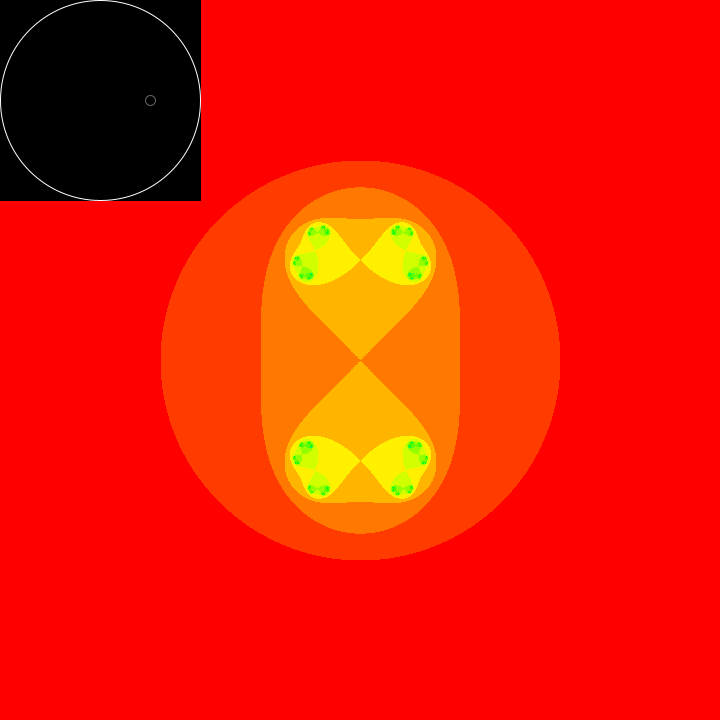
Frame 1 (no input)
Frame 60 (the mouse pressed at the canvas centre just before this capture): identical to frame 1, image omitted
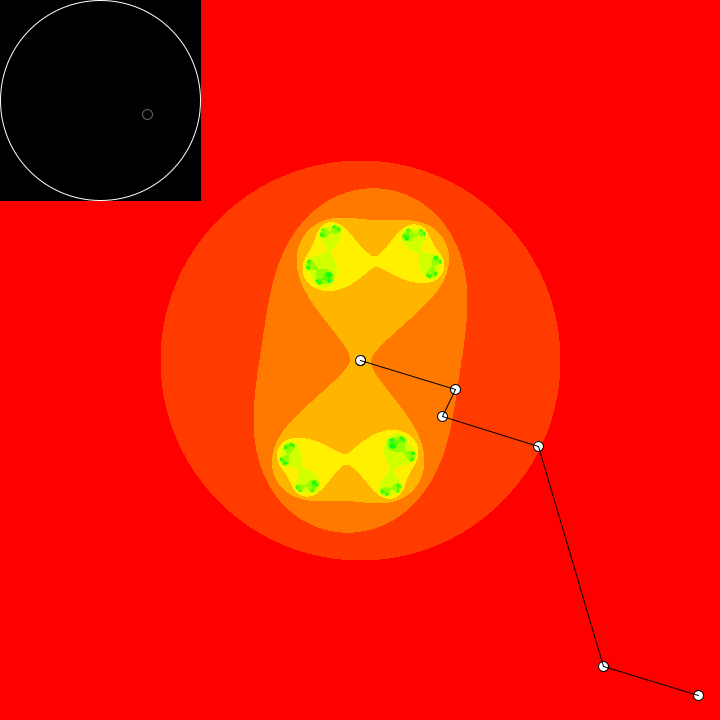
Frame 120 (the mouse held since frame 60 and released just before this capture)

The Processing sketch that drew these frames (run headless with seeded random() and noise(); from frame 60 on, the mouse is pressed at the canvas centre):

// Processing sketch: julia_set
// ── julia_set.pde
int x,y;float t,k=360;
float s=100;
float scale=100;
float X=0;
float Y=0;
void setup(){
 size(720,720);
 colorMode(HSB);
}
float cx=-1;
float cy=2;
  float closestX=0;
  float closestY=0;
void draw(){
  if(mousePressed){
    t+=.005;
  }
     
 cx=cos(t);
 cy=sin(t);
 if(keyPressed){
   if(key=='.'){
     scale*=1.04;
   }else if(key==','){
     scale/=1.04;
   }
   float speed= 0.08*100/scale;
   if(keyCode==UP){
     Y-=speed;
   }
   if(keyCode==DOWN){
     Y+=speed;
   }
   if(keyCode==LEFT){
     X-=speed;
   }
   if(keyCode==RIGHT){
     X+=speed;
   }
 }
  //scale+=10;
  loadPixels();
  float dist=10;
  for(y=0;y<720;y++){
    for(x=0;x<720;x++){
      float ys=(y-k)/scale+Y;
      float xs=(x-k)/scale+X;
      int count=0;
      while((dist(xs,ys,0,0)<2)&&(count<30)){
        float s=xs;
        xs=xs*xs-ys*ys+cx;
        ys=2*s*ys+cy;
        count++;
      }
      
      
      if(count>10){
        float d=dist(0,0,(x-k)/s,(y-k)/s);
        if(d<dist){
          dist=d;
          closestX=(x-k)/s+X;
          closestY=(y-k)/s+Y;
        }
      }
      pixels[y*720+x]=color(count*10,255,255);
    }
  }
  println(dist+" "+X+" "+Y+" "+closestX+" "+closestY);
  //X=closestX;  
  //Y=closestY;
  fill(255);
  stroke(0);
  updatePixels();
    float ys=(mouseY-k)/scale+Y;
    float xs=(mouseX-k)/scale+X;
    float nextx=xs;
    float nexty=ys;
    int count=0;
    ellipse((xs-X)*scale+k,(ys-Y)*scale+k,10,10);
    while((dist(xs,ys,0,0)<2)&&(count<30)){
      
      float s=xs;
      xs=xs*xs-ys*ys;
      ys=2*s*ys;
      ellipse((xs-X)*scale+k,(ys-Y)*scale+k,10,10);
      line((nextx-X)*scale+k,(nexty-Y)*scale+k,(xs-X)*scale+k,(ys-Y)*scale+k);
      float squaredx=xs;
      float squaredy=ys;
      xs+=cx;
      ys+=cy;
      ellipse((xs-X)*scale+k,(ys-Y)*scale+k,10,10);
      line((squaredx-X)*scale+k,(squaredy-Y)*scale+k,(xs-X)*scale+k,(ys-Y)*scale+k);
      nextx=xs;
      nexty=ys;
      count++;
    }
    fill(0);
    stroke(0);
    rect(0,0,200,200);
    stroke(255);
    circle(100+(0)*100/2,100+(0)*100/2,200);
    stroke(100);
    fill(255,0,0);
    circle(100+(cx)*100/2,100+(cy)*100/2,10);
  
}
void mousePressed(){

}
